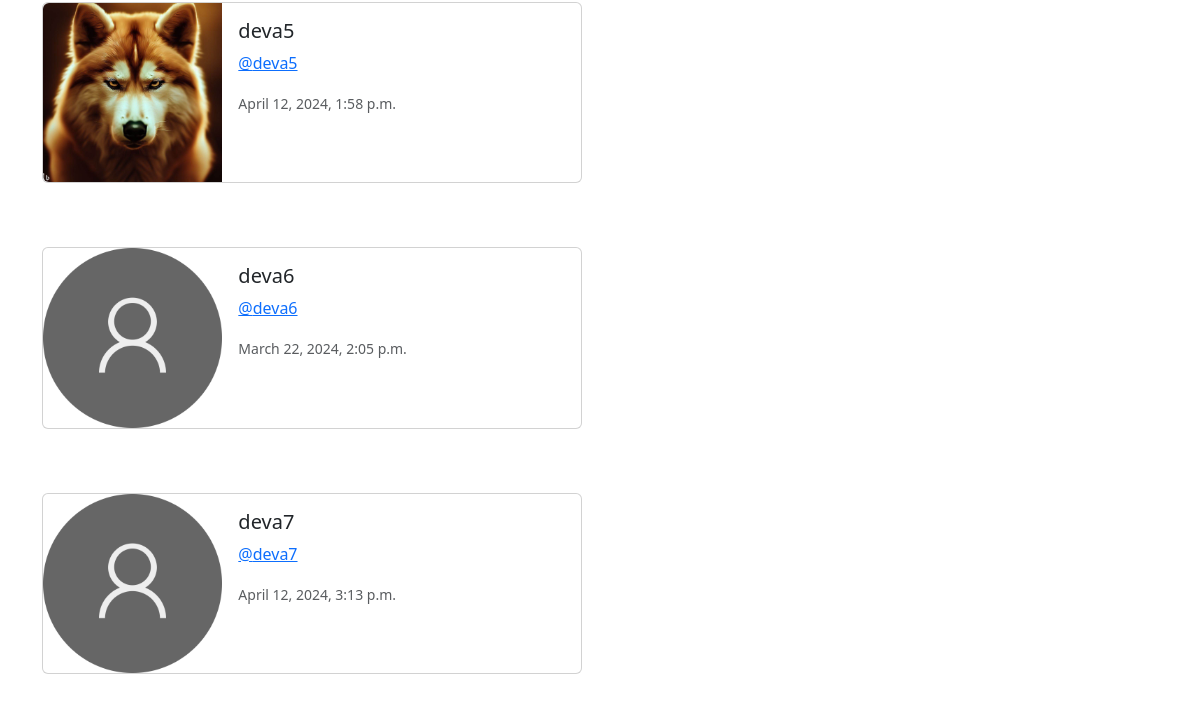
The app's page /profile-list/ (signed in, lower part), older data.
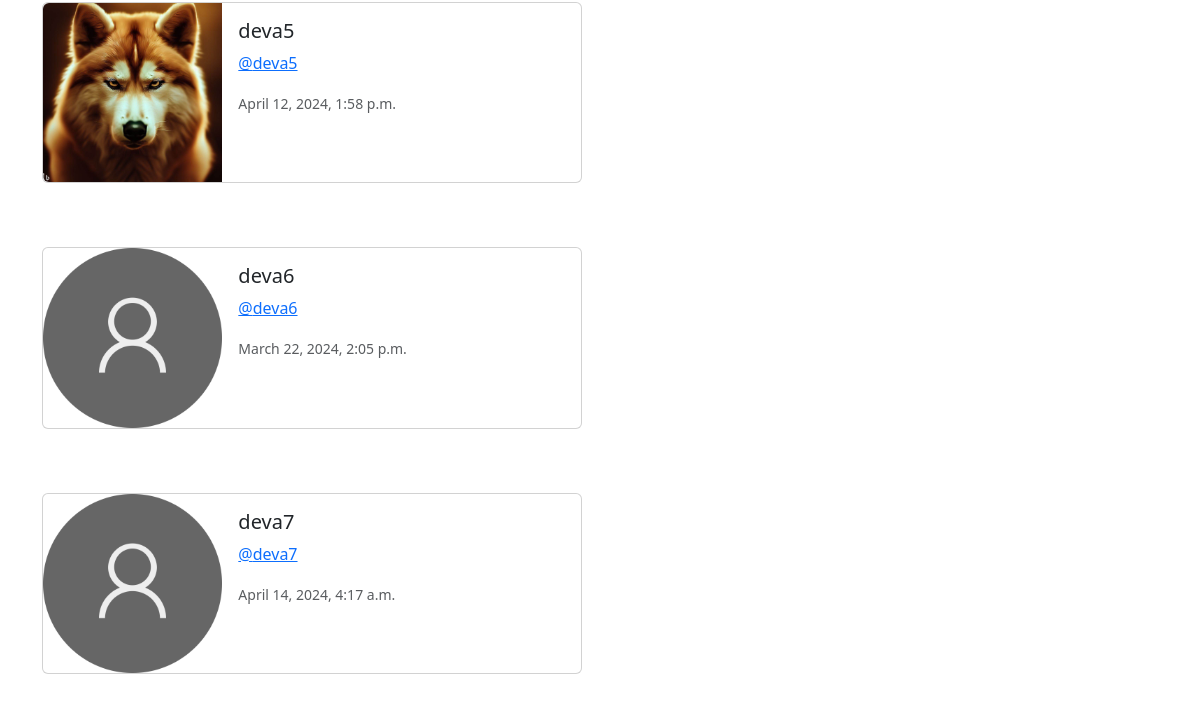
The same page, newer data.
### musker/models.py (models this page shows, shortened)
class Profile(models.Model):
    user = models.OneToOneField(User, on_delete=models.CASCADE)
    follows = models.ManyToManyField(
        "self", related_name="followed_by", symmetrical=False, blank=True
    )
    profile_image = models.ImageField(null=True,blank=True,upload_to='images/')
    date_modified = models.DateTimeField(User, auto_now=True, auto_now_add=False)
    profile_bio = models.CharField(null=True,blank=True, max_length=100)
    portfolio_link = models.CharField(null=True,blank=True, max_length=100)
    facebook_link = models.CharField(null=True,blank=True, max_length=100)
    twitter_link = models.CharField(null=True,blank=True, max_length=100)
    instagram_link = models.CharField(null=True,blank=True, max_length=100)
    linkedin_link = models.CharField(null=True,blank=True, max_length=100)

### musker/views.py (the view)
# urls.py: path('profile-list/',views.profile_list,name='profile_list'),
def profile_list(request):
    if request.user.is_authenticated:
        profiles = Profile.objects.exclude(user=request.user)
        return render(request, 'profile_list.html',{"profiles":profiles})
    else:
        messages.error(request,("Error: You need to login first"))
        return redirect('home')

### templates/profile_list.html (shortened to what this page needs)
{% extends 'base.html' %}
{% load static %}
{% block container %}
{% if profiles %}
    {% for i  in profiles %}
    <div class="card mb-3" style="max-width: 540px;">
        <div class="row g-0">
          <div class="col-md-4">
            {% if i.profile_image %}
            <img src="{{i.profile_image.url}}" class="img-fluid rounded-start" width="200"  height="200" alt="{{i.user.username}}">
            {% else %}
            <img src="{% static 'images/user_img.png' %}" class="img-fluid rounded-start" alt="...">
            {% endif %}
          </div>
          <div class="col-md-8">
            <div class="card-body">
              <h5 class="card-title">{{i.user.username}}</h5>
              <p><a href="{% url 'profile' i.user.id%}">@{{i.user.username | lower}}</a> </p>
              <p class="card-text"><small class="text-body-secondary">{{i.date_modified}}</small></p>
            </div>
          </div>
        </div>
      </div>
    <br> <br>
    {% endfor %}
{% endif %}
{% endblock container %}

Row changes from the older to the newer data that the page shows:
changed Profile "deva7": date_modified "April 12, 2024, 3:13 p.m." → "April 14, 2024, 4:17 a.m."
